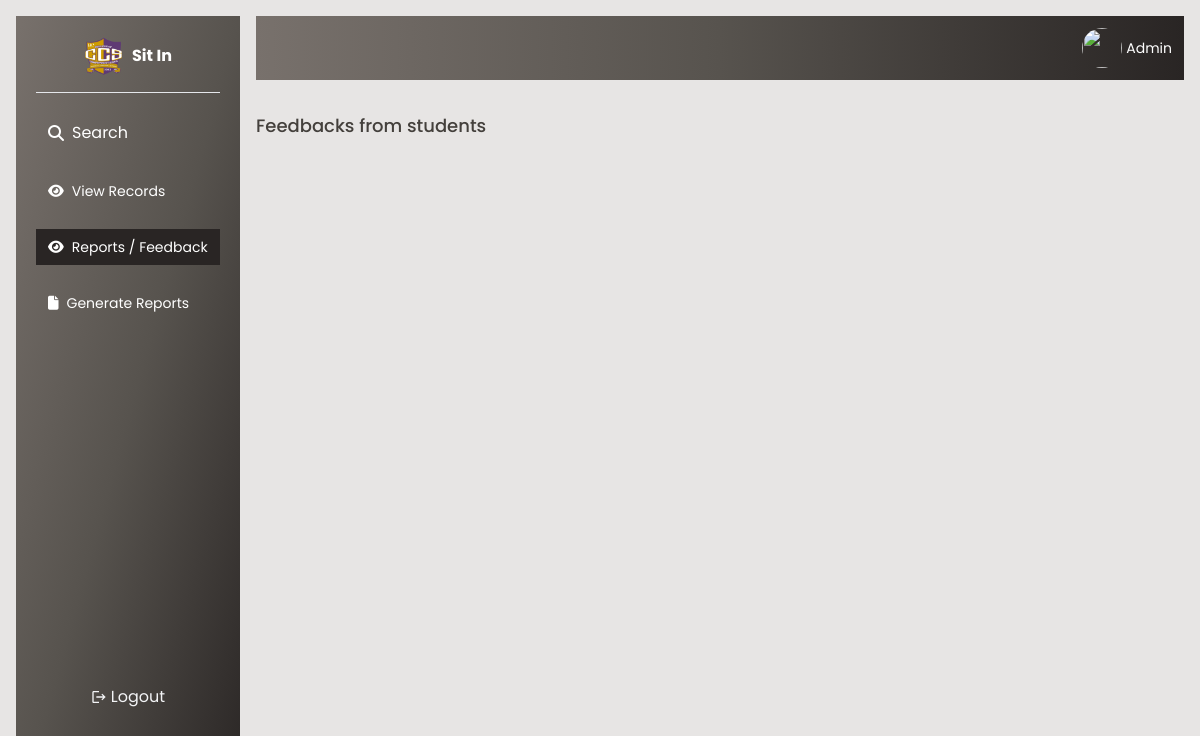
Before: /admin/reports.php (signed in) with the older database file.
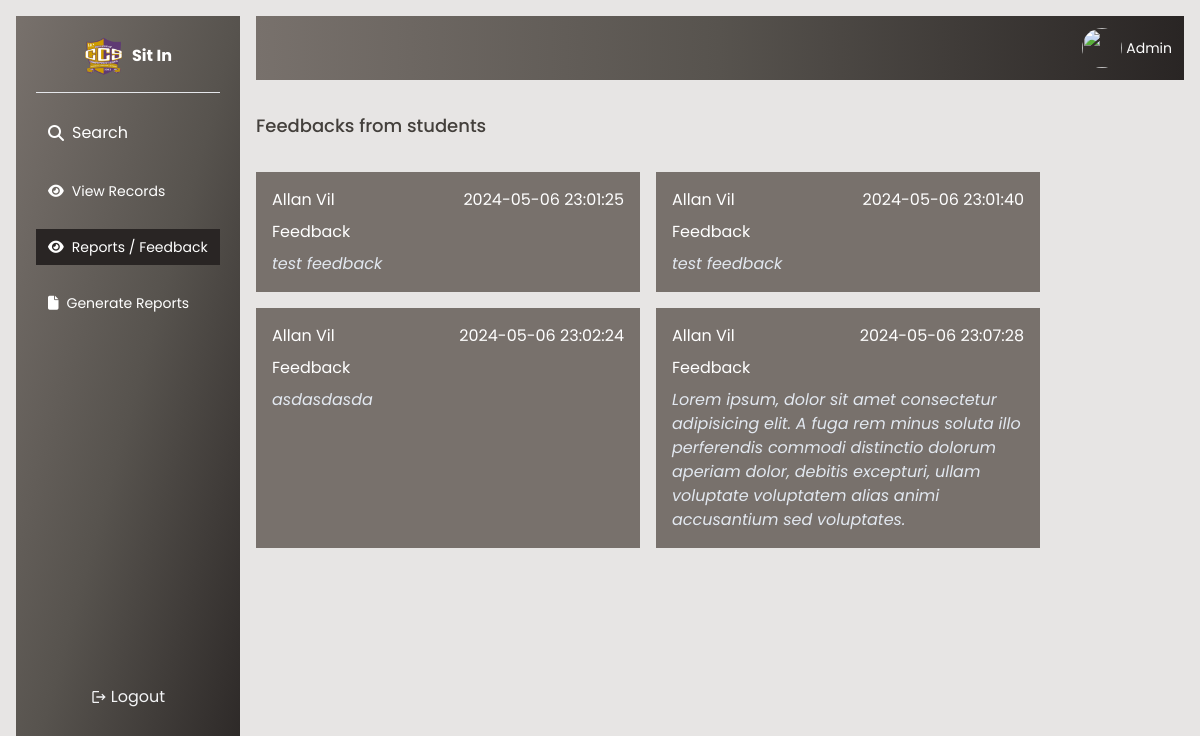
After: the same page with the newer database file.
### tables this page shows
CREATE TABLE `feedback` (
  `id` int(11) NOT NULL,
  `student_id` int(11) NOT NULL,
  `content` varchar(254) NOT NULL,
  `date_created` datetime NOT NULL DEFAULT current_timestamp()
);

CREATE TABLE `student` (
  `id` int(11) NOT NULL,
  `email` varchar(250) NOT NULL,
  `password` varchar(250) NOT NULL,
  `firstname` varchar(150) NOT NULL,
  `lastname` varchar(150) NOT NULL,
  `middlename` varchar(150) NOT NULL,
  `age` int(150) NOT NULL,
  `gender` varchar(150) NOT NULL,
  `address` varchar(150) NOT NULL,
  `phone` int(150) NOT NULL,
  `idno` int(150) NOT NULL,
  `sessions` int(11) NOT NULL DEFAULT 30
);

### admin/reports.php (the view, shortened to what this page needs)
<?php
require './db.php';
$students = [];
$query = "SELECT * FROM feedback INNER JOIN student ON student.id = feedback.student_id";
$result = $connection->query($query);
if ($result->num_rows > 0) {
    while($row = $result->fetch_assoc()) {
        $students[] = $row;
    }
}
?>
<!DOCTYPE html>
<html lang="en">
<head>
     <link rel="stylesheet" href="../style.css">
    <script src="https://cdn.tailwindcss.com"></script>
    <link rel="stylesheet" href="https://cdnjs.cloudflare.com/ajax/libs/font-awesome/6.5.1/css/all.min.css"
 />
    <link rel="stylesheet" href="https://cdn.jsdelivr.net/npm/flatpickr/dist/flatpickr.min.css">
</head>
<body class="bg-stone-200">
    <?php require './sidebar.php';?>
    <main class="flex-1 lg:ml-64  lg:mt-4 mr-4">
       <div class="flex flex-col gap-8  rounded-xs">
        <div class="flex justify-end w-full bg-gradient-to-r from-stone-500 via-stone-600 to-stone-800 text-white p-3 rounded-xs">
            <div class="flex gap-1 items-center">
                <img src="https://innap.dexignzone.com/xhtml/images/profile/pic1.jpg" class="rounded-full w-10 h-10"/>
                <span class="text-sm">Admin</span>
            </div>
        </div>
        <div class="">
            <h1 class="font-medium text-lg text-stone-700">Feedbacks from students</h1>
        </div>
        <div class="flex gap-4 flex-wrap">
             <?php foreach ($students as $student) :?>
                <div class="bg-stone-500 flex text-white flex-col gap-2 p-4 w-96 ">
                  <div class="flex justify-between items-center">
                     <div> <h1><?php echo $student['firstname'];?> <?php echo $student['lastname'];?></h1></div>
                     <div> <h1><?php echo $student['date_created'];?></h1></div>
                  </div>
                  <span>Feedback</span>
                   <p class="italic text-slate-200">
                    <?php echo $student['content'];?>
                   </p>
                </div>
             <?php endforeach;?>
        </div>
        </div>
    </main>
</body>
</html>

Changed rows visible on the page:
added feedback: student.firstname "Allan", student.lastname "Vil", date_created "2024-05-06 23:01:25", content "test feedback"
added feedback: student.firstname "Allan", student.lastname "Vil", date_created "2024-05-06 23:01:40", content "test feedback"
added feedback: student.firstname "Allan", student.lastname "Vil", date_created "2024-05-06 23:02:24", content "asdasdasda"
added feedback: student.firstname "Allan", student.lastname "Vil", date_created "2024-05-06 23:07:28", content "Lorem ipsum, dolor sit amet consectetur adipisicing elit. A fuga rem minus soluta illo perferendis commodi distinctio dolorum aperiam dolor, debitis excepturi, ullam voluptate voluptatem alias animi accusantium sed voluptates."
